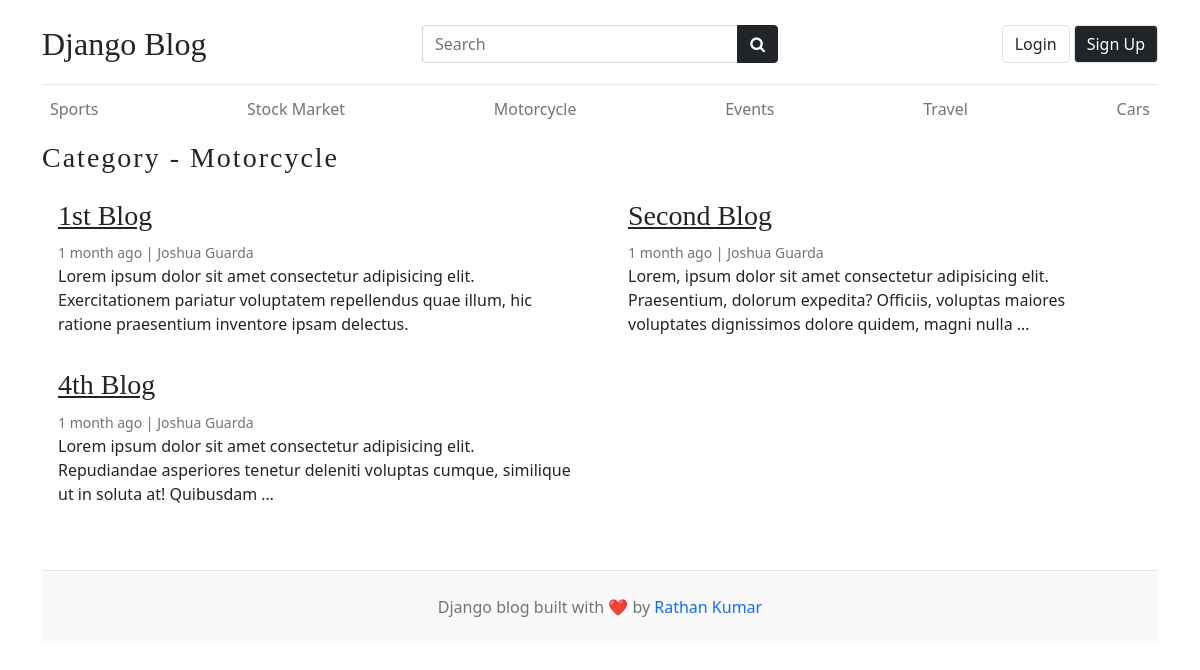
The app's page /category/3/, older data.
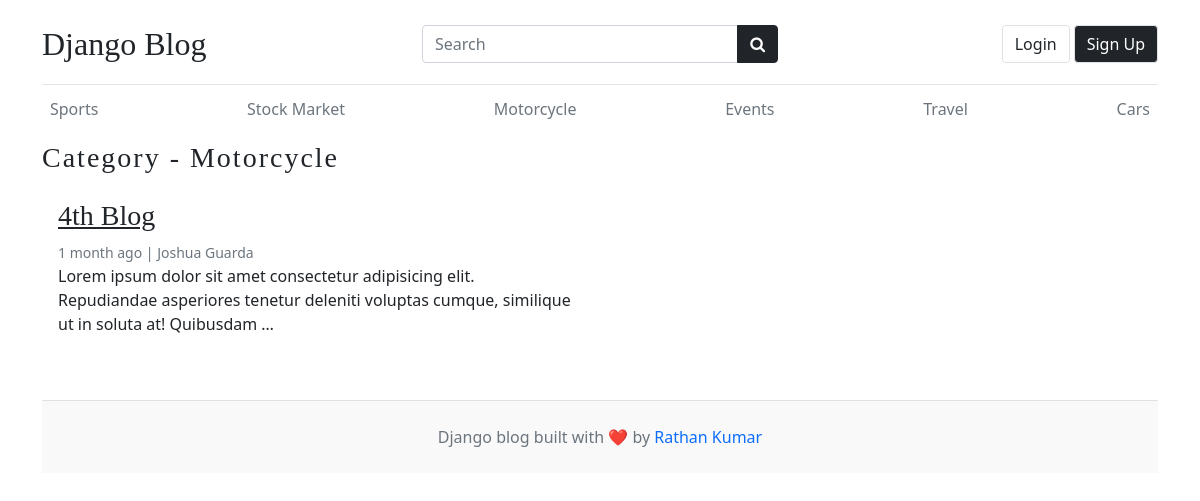
The same page, newer data.
### blogs/models.py (models this page shows, shortened)
class Category(models.Model):
    category_name = models.CharField(max_length=50, unique= True)
    created_at = models.DateTimeField(auto_now_add=True)
    updated_at = models.DateTimeField(auto_now=True)
    def __str__(self) -> str:
        return self.category_name
    class Meta:
        verbose_name_plural = 'Categories'

class Blog(models.Model):
    title = models.CharField(max_length=100)
    slug = models.SlugField(max_length=150,unique=True, blank=True) # Slug is the - in the url This-is-My-first-Blog --> this should automatically created check setup in your admin.py
    category=models.ForeignKey(Category,on_delete=models.CASCADE)# if you delete the Category all Blog under that Category is deleted
    author = models.ForeignKey(User,on_delete=models.CASCADE)
    featured_image = models.ImageField(upload_to='uploads/%Y/%m/%d',default='golden_burst.jpg') # the Image uploaded will go to this directory NOTE: this directory will be create automatically using the declared name in upload_to
    short_description= models.TextField(max_length=500)
    blog_body=models.TextField(max_length=2000)
    status = models.CharField(choices=STATUS_CHOICES, default='Draft')  # the model field will depend on the choices since we use 0,1 as value that is why we use IntegerField
    is_featured= models.BooleanField(default = False)
    created_at = models.DateTimeField(auto_now_add=True)
    updated_at = models.DateTimeField(auto_now=True)

### blogs/views.py (the view)
def posts_by_category(request,category_id):
    posts = Blog.objects.filter(status='Published',category=category_id)
    category = Category.objects.get(id=category_id)
    context={
        'category':category,
        'posts':posts,
    }
    return render(request,'post_by_category.html',context)

### blogs/context_processors.py (called while the page is built)
def get_categories(request):
    categories = Category.objects.all()
    return dict(categories=categories)

def get_socials(request):
    socials = Socials.objects.all()
    return dict(socials=socials)

### templates/post_by_category.html (shortened to what this page needs)
{% extends "base.html" %}
{% load static %}
  {% block content %}
      <h3 class="text-upppercase text-dark" style="letter-spacing: 2px;">Category - {{category}} </h3>
      <div class="row mb-2">
          {% if posts %}
            {% for post in posts %}
                <div class="col-md-6">
                    <div class="card border-0">
                        <div class="card-body">
                            <h3><a href="{%url 'blogs' post.slug%}" class="text-dark">{{post.title}}</a></h3>
                            <small class="mb-1 text-muted">{{post.created_at| timesince}} ago | {{post.author.first_name}} {{post.author.last_name}}</small>
                            <p class="card-text">
                            {{post.short_description | truncatewords:20}}
                            </p>
                        </div>
                    </div>
                </div>
              {% endfor %}
            {% else %}
            <div class="col-md-2 my-5 lead">
              <p>No posts found</p>
            </div>
          {% endif %}
      </div>
  {% endblock content %}

### templates/base.html (shortened to what the changed rows need)
{% load static %}
<!DOCTYPE html>
<html lang="en">
    <head>
        <link href="https://cdn.jsdelivr.net/npm/bootstrap@5.0.2/dist/css/bootstrap.min.css" rel="stylesheet">
        <link rel="stylesheet" href="https://cdnjs.cloudflare.com/ajax/libs/font-awesome/4.7.0/css/font-awesome.min.css">
        <link type='text/css' href="{% static 'css/blog.css' %}" rel="stylesheet" />
    </head>
    <body>
        {% if hide_nav %}
        {% else %}
        <div class="container">
            <header class="blog-header py-3">
                <nav>
                </nav>
            </header>
        {% endif %}
        {% if hide_category %}
        {% else %}
            <div class="nav-scroller py-1 mb-2">
                <nav class="nav d-flex justify-content-between overflow-auto">
                    {% for category in categories %}
                        <a class="p-2 text-muted text-decoration-none" href="{%url 'posts_by_category' category.id%}">{{category}}</a>
                    {% endfor %}
                </nav>
            </div>
        {% endif %}
        {% block content %}{% endblock content %}
        {% if hide_footer %}
        {% else %}
            <footer class="blog-footer py-4 mt-5 text-center text-muted border-top">
                <div class="container">
                </div>
            </footer>
        {% endif %}
    </body>
</html>

Row changes from the older to the newer data that the page shows:
removed Blog: title "1st Blog", created_at "1 month", author.first_name "Joshua", author.last_name "Guarda", short_description "Lorem ipsum dolor sit amet consectetur adipisicing elit. Exercitationem pariatur voluptatem repellendus quae illum, hic ratione praesentium inventore ipsam delectus."
removed Blog: title "Second Blog", created_at "1 month", author.first_name "Joshua", author.last_name "Guarda", short_description "Lorem, ipsum dolor sit amet consectetur adipisicing elit. Praesentium, dolorum expedita? Officiis, voluptas maiores voluptates dignissimos dolore quidem, magni nulla …"
